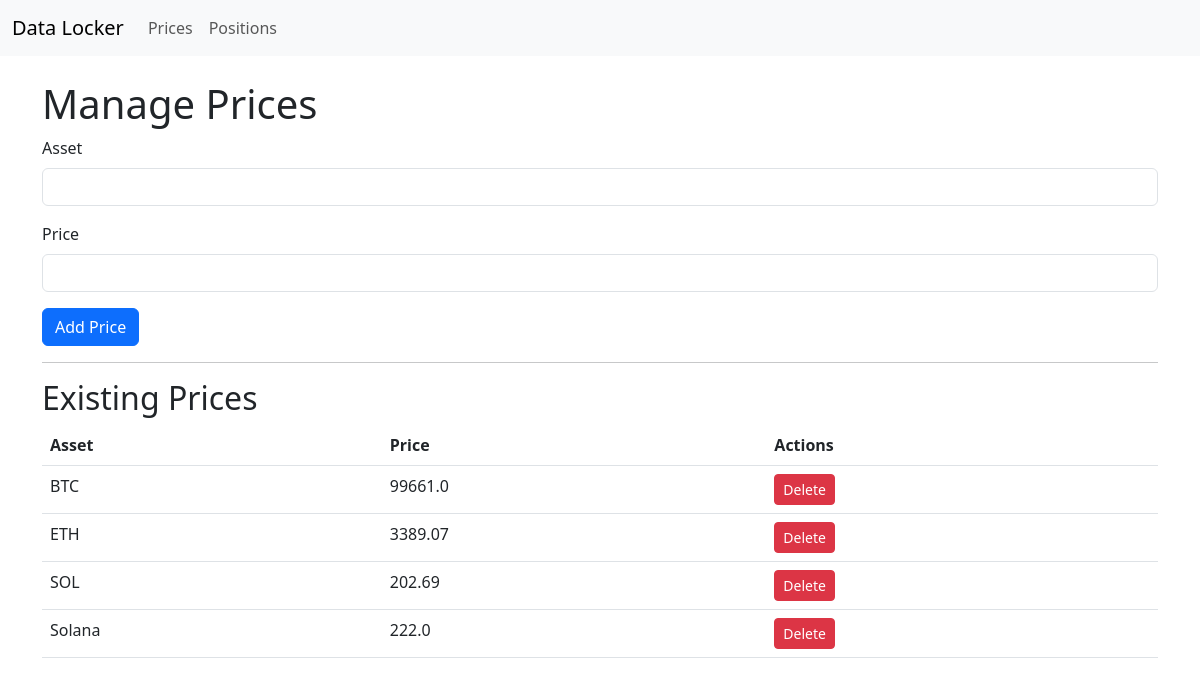
Screenshot of /prices with the database file from the repository.
### tables this page shows
CREATE TABLE prices (
                asset_type TEXT PRIMARY KEY,
                current_price REAL,
                previous_price REAL,
                avg_daily_swing REAL,
                avg_1_hour REAL,
                avg_3_hour REAL,
                avg_6_hour REAL,
                avg_24_hour REAL,
                last_update_time DATETIME,
                previous_update_time DATETIME,
                source TEXT
            );

### web_app.py (the view)
@app.route("/prices", methods=["GET", "POST"])
def prices():
    if request.method == "POST":
        data = request.form
        asset = data.get("asset")
        price = data.get("price")
        data_locker.create_price(asset, price, "Manual", None)
    prices = data_locker.read_prices()
    return render_template("prices.html", prices=prices)

### templatesd/prices.html
{% extends "base.html" %}
{% block content %}
<h1>Manage Prices</h1>
<form method="POST" action="/add-price">
    <div class="mb-3">
        <label for="asset" class="form-label">Asset</label>
        <input type="text" class="form-control" id="asset" name="asset" required>
    </div>
    <div class="mb-3">
        <label for="price" class="form-label">Price</label>
        <input type="number" step="0.01" class="form-control" id="price" name="price" required>
    </div>
    <button type="submit" class="btn btn-primary">Add Price</button>
</form>
<hr>
<h2>Existing Prices</h2>
<table class="table">
    <thead>
        <tr>
            <th>Asset</th>
            <th>Price</th>
            <th>Actions</th>
        </tr>
    </thead>
    <tbody>
        {% for price in prices %}
        <tr>
            <td>{{ price['asset_type'] }}</td>
            <td>{{ price['current_price'] }}</td>
            <td>
                <a href="/delete-price/{{ price['asset_type'] }}" class="btn btn-danger btn-sm">Delete</a>
            </td>
        </tr>
        {% endfor %}
    </tbody>
</table>
{% endblock %}

### rows the page displays
prices: asset_type "BTC", current_price "99661.0"
prices: asset_type "ETH", current_price "3389.07"
prices: asset_type "SOL", current_price "202.69"
prices: asset_type "Solana", current_price "222.0"
